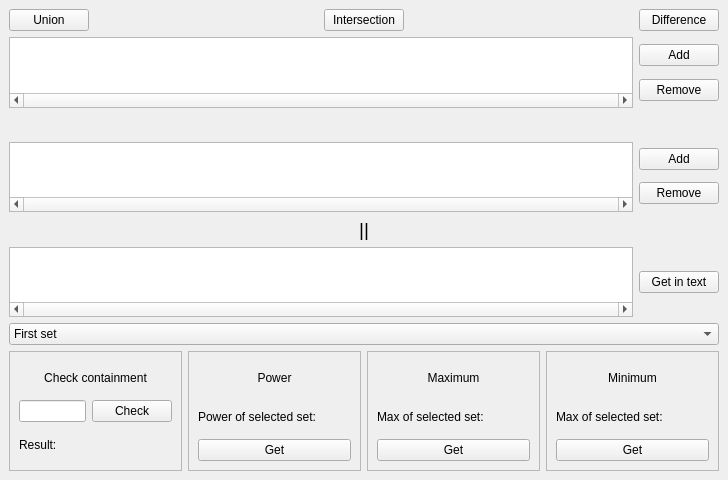
<?xml version="1.0" encoding="UTF-8"?>
<ui version="4.0">
 <class>SetViewer</class>
 <widget class="QMainWindow" name="SetViewer">
  <property name="geometry">
   <rect>
    <x>0</x>
    <y>0</y>
    <width>727</width>
    <height>480</height>
   </rect>
  </property>
  <property name="windowTitle">
   <string>SetViewer</string>
  </property>
  <widget class="QWidget" name="centralwidget">
   <layout class="QVBoxLayout" name="verticalLayout" stretch="0,0,0,0,0,0,0,1">
    <property name="sizeConstraint">
     <enum>QLayout::SetDefaultConstraint</enum>
    </property>
    <item>
     <layout class="QHBoxLayout" name="horizontalLayout_5">
      <item>
       <widget class="QPushButton" name="pushButton_9">
        <property name="text">
         <string>Union</string>
        </property>
       </widget>
      </item>
      <item>
       <spacer name="horizontalSpacer">
        <property name="orientation">
         <enum>Qt::Horizontal</enum>
        </property>
        <property name="sizeHint" stdset="0">
         <size>
          <width>40</width>
          <height>20</height>
         </size>
        </property>
       </spacer>
      </item>
      <item>
       <widget class="QPushButton" name="pushButton_8">
        <property name="text">
         <string>Intersection</string>
        </property>
       </widget>
      </item>
      <item>
       <spacer name="horizontalSpacer_2">
        <property name="orientation">
         <enum>Qt::Horizontal</enum>
        </property>
        <property name="sizeHint" stdset="0">
         <size>
          <width>40</width>
          <height>20</height>
         </size>
        </property>
       </spacer>
      </item>
      <item>
       <widget class="QPushButton" name="pushButton_7">
        <property name="text">
         <string>Difference</string>
        </property>
       </widget>
      </item>
     </layout>
    </item>
    <item>
     <layout class="QHBoxLayout" name="horizontalLayout_3">
      <item>
       <widget class="QTableWidget" name="set1Table">
        <property name="sizePolicy">
         <sizepolicy hsizetype="Preferred" vsizetype="Preferred">
          <horstretch>0</horstretch>
          <verstretch>0</verstretch>
         </sizepolicy>
        </property>
        <property name="minimumSize">
         <size>
          <width>624</width>
          <height>71</height>
         </size>
        </property>
        <property name="verticalScrollBarPolicy">
         <enum>Qt::ScrollBarAlwaysOff</enum>
        </property>
        <property name="horizontalScrollBarPolicy">
         <enum>Qt::ScrollBarAlwaysOn</enum>
        </property>
        <property name="sizeAdjustPolicy">
         <enum>QAbstractScrollArea::AdjustToContents</enum>
        </property>
        <property name="autoScroll">
         <bool>true</bool>
        </property>
        <property name="alternatingRowColors">
         <bool>false</bool>
        </property>
        <property name="showGrid">
         <bool>true</bool>
        </property>
        <property name="cornerButtonEnabled">
         <bool>true</bool>
        </property>
        <property name="rowCount">
         <number>1</number>
        </property>
        <attribute name="horizontalHeaderVisible">
         <bool>true</bool>
        </attribute>
        <attribute name="horizontalHeaderDefaultSectionSize">
         <number>37</number>
        </attribute>
        <attribute name="horizontalHeaderHighlightSections">
         <bool>true</bool>
        </attribute>
        <attribute name="verticalHeaderVisible">
         <bool>false</bool>
        </attribute>
        <row/>
       </widget>
      </item>
      <item>
       <layout class="QVBoxLayout" name="verticalLayout_2">
        <item>
         <widget class="QPushButton" name="pushButton">
          <property name="text">
           <string>Add</string>
          </property>
         </widget>
        </item>
        <item>
         <widget class="QPushButton" name="pushButton_2">
          <property name="text">
           <string>Remove</string>
          </property>
         </widget>
        </item>
       </layout>
      </item>
     </layout>
    </item>
    <item>
     <widget class="QLabel" name="signLabel">
      <property name="font">
       <font>
        <pointsize>14</pointsize>
       </font>
      </property>
      <property name="text">
       <string/>
      </property>
      <property name="alignment">
       <set>Qt::AlignCenter</set>
      </property>
     </widget>
    </item>
    <item>
     <layout class="QHBoxLayout" name="horizontalLayout">
      <item>
       <widget class="QTableWidget" name="set2Table">
        <property name="horizontalScrollBarPolicy">
         <enum>Qt::ScrollBarAlwaysOn</enum>
        </property>
        <property name="sizeAdjustPolicy">
         <enum>QAbstractScrollArea::AdjustToContents</enum>
        </property>
        <property name="rowCount">
         <number>1</number>
        </property>
        <attribute name="verticalHeaderVisible">
         <bool>false</bool>
        </attribute>
        <row/>
       </widget>
      </item>
      <item>
       <layout class="QVBoxLayout" name="verticalLayout_4">
        <item>
         <widget class="QPushButton" name="pushButton_3">
          <property name="text">
           <string>Add</string>
          </property>
         </widget>
        </item>
        <item>
         <widget class="QPushButton" name="pushButton_4">
          <property name="text">
           <string>Remove</string>
          </property>
         </widget>
        </item>
       </layout>
      </item>
     </layout>
    </item>
    <item>
     <widget class="QLabel" name="equalLabel">
      <property name="font">
       <font>
        <pointsize>14</pointsize>
       </font>
      </property>
      <property name="text">
       <string>||</string>
      </property>
      <property name="alignment">
       <set>Qt::AlignCenter</set>
      </property>
     </widget>
    </item>
    <item>
     <layout class="QHBoxLayout" name="horizontalLayout_6">
      <item>
       <widget class="QTableWidget" name="resultSetTable">
        <property name="horizontalScrollBarPolicy">
         <enum>Qt::ScrollBarAlwaysOn</enum>
        </property>
        <property name="sizeAdjustPolicy">
         <enum>QAbstractScrollArea::AdjustToContents</enum>
        </property>
        <property name="rowCount">
         <number>1</number>
        </property>
        <attribute name="verticalHeaderVisible">
         <bool>false</bool>
        </attribute>
        <row/>
       </widget>
      </item>
      <item>
       <layout class="QVBoxLayout" name="verticalLayout_6">
        <item>
         <widget class="QPushButton" name="pushButton_10">
          <property name="text">
           <string>Get in text</string>
          </property>
         </widget>
        </item>
       </layout>
      </item>
     </layout>
    </item>
    <item>
     <widget class="QComboBox" name="setSelector">
      <item>
       <property name="text">
        <string>First set</string>
       </property>
      </item>
      <item>
       <property name="text">
        <string>Second set</string>
       </property>
      </item>
      <item>
       <property name="text">
        <string>Result set</string>
       </property>
      </item>
     </widget>
    </item>
    <item>
     <layout class="QHBoxLayout" name="horizontalLayout_2" stretch="1,1,1,1">
      <item>
       <widget class="QFrame" name="containsFrame">
        <property name="frameShape">
         <enum>QFrame::StyledPanel</enum>
        </property>
        <property name="frameShadow">
         <enum>QFrame::Plain</enum>
        </property>
        <layout class="QVBoxLayout" name="verticalLayout_7">
         <item>
          <widget class="QLabel" name="label">
           <property name="text">
            <string>Check containment</string>
           </property>
           <property name="alignment">
            <set>Qt::AlignCenter</set>
           </property>
          </widget>
         </item>
         <item>
          <layout class="QHBoxLayout" name="horizontalLayout_7">
           <item>
            <widget class="QLineEdit" name="containsField"/>
           </item>
           <item>
            <widget class="QPushButton" name="pushButton_5">
             <property name="text">
              <string>Check</string>
             </property>
            </widget>
           </item>
          </layout>
         </item>
         <item>
          <widget class="QLabel" name="containsLabel">
           <property name="text">
            <string>Result:</string>
           </property>
          </widget>
         </item>
        </layout>
       </widget>
      </item>
      <item>
       <widget class="QFrame" name="powerFrame">
        <property name="frameShape">
         <enum>QFrame::StyledPanel</enum>
        </property>
        <property name="frameShadow">
         <enum>QFrame::Plain</enum>
        </property>
        <layout class="QVBoxLayout" name="verticalLayout_8">
         <item>
          <widget class="QLabel" name="label_3">
           <property name="text">
            <string>Power</string>
           </property>
           <property name="alignment">
            <set>Qt::AlignCenter</set>
           </property>
          </widget>
         </item>
         <item>
          <widget class="QLabel" name="powerLabel">
           <property name="text">
            <string>Power of selected set:</string>
           </property>
          </widget>
         </item>
         <item>
          <widget class="QPushButton" name="pushButton_6">
           <property name="text">
            <string>Get</string>
           </property>
          </widget>
         </item>
        </layout>
       </widget>
      </item>
      <item>
       <widget class="QFrame" name="maxFrame">
        <property name="frameShape">
         <enum>QFrame::StyledPanel</enum>
        </property>
        <property name="frameShadow">
         <enum>QFrame::Plain</enum>
        </property>
        <layout class="QVBoxLayout" name="verticalLayout_9">
         <item>
          <widget class="QLabel" name="label_5">
           <property name="text">
            <string>Maximum</string>
           </property>
           <property name="alignment">
            <set>Qt::AlignCenter</set>
           </property>
          </widget>
         </item>
         <item>
          <widget class="QLabel" name="maxLabel">
           <property name="text">
            <string>Max of selected set: </string>
           </property>
          </widget>
         </item>
         <item>
          <widget class="QPushButton" name="pushButton_11">
           <property name="text">
            <string>Get</string>
           </property>
          </widget>
         </item>
        </layout>
       </widget>
      </item>
      <item>
       <widget class="QFrame" name="minFrame">
        <property name="frameShape">
         <enum>QFrame::StyledPanel</enum>
        </property>
        <property name="frameShadow">
         <enum>QFrame::Plain</enum>
        </property>
        <layout class="QVBoxLayout" name="verticalLayout_10">
         <item>
          <widget class="QLabel" name="label_6">
           <property name="text">
            <string>Minimum</string>
           </property>
           <property name="alignment">
            <set>Qt::AlignCenter</set>
           </property>
          </widget>
         </item>
         <item>
          <widget class="QLabel" name="minLabel">
           <property name="text">
            <string>Max of selected set: </string>
           </property>
          </widget>
         </item>
         <item>
          <widget class="QPushButton" name="pushButton_12">
           <property name="text">
            <string>Get</string>
           </property>
          </widget>
         </item>
        </layout>
       </widget>
      </item>
     </layout>
    </item>
   </layout>
  </widget>
 </widget>
 <resources/>
 <connections/>
</ui>
